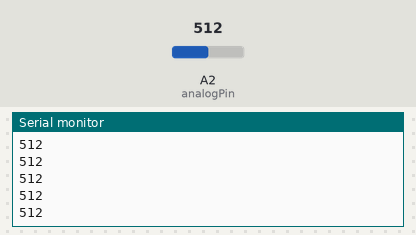
Recording of a sketch running on a simulated Arduino Uno, built with avr-gcc and run on an emulated ATmega328P. Parts: the last lines printed to the serial monitor. Inputs (shaded band) come from the test bench; at power-on: A2 (analogPin) = 512.

Above: at 1.2 s.
1.3 s: A2 (analogPin) set to 716
At 1.9 s:
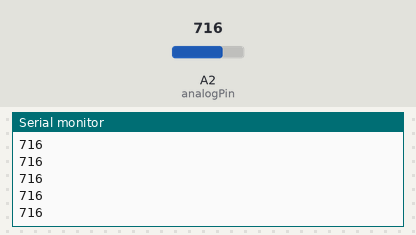
2.8 s: A2 (analogPin) set to 900
At 3.4 s:
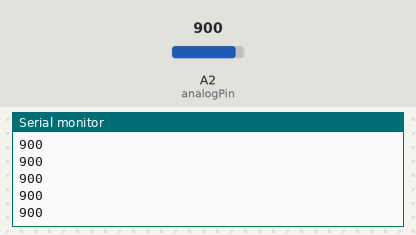
Timing chart, 0 to 5.8 s (numbered marks = the images above; inputs shaded):
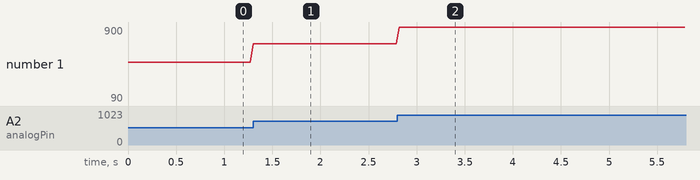

The sketch:

potRead.ino
```cpp
int analogPin = 2;     // potentiometer wiper (middle terminal) connected to analog pin 3
                       // outside leads to ground and +5
int val = 0;           // variable to store the value read

int val2 = 0;
int val3 = 250;
int val4 = 500;

void setup()
{
  Serial.begin(9600);          //  setup serial
  digitalWrite(A2, HIGH);
}

void loop()
{
  val = analogRead(analogPin);    // read the input pin
  val2 = val2 + 1;
  val3 = val3 + 1;
  val4 = val4 + 1;

  Serial.println(val);
  //printData(val,val2,val3,val4);

  delay(30);
}

void printData(int val_1,int val_2,int val_3,int val_4){
  Serial.print('H');
  Serial.print(',');
  Serial.print(val_1);
  Serial.print(',');
  Serial.print(val_2);
  Serial.print(',');
  Serial.print(val_3);
  Serial.print(',');
  Serial.print(val_4);
  Serial.print(',');
  Serial.println('Q');
}
```

Measured:
- after the input at 1.3 s, the serial monitor: prints a new line at once (image 1)
- after the input at 2.8 s, the serial monitor: prints a new line at once (image 2)
- plotted number 1: 512 → 716 after the input at 1.3 s, 716 → 90 after the input at 2.8 s
